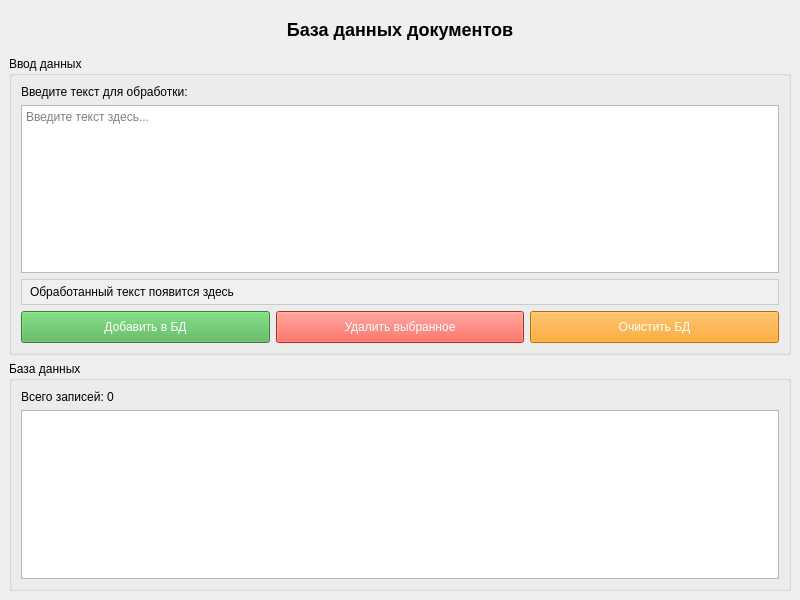
<?xml version="1.0" encoding="UTF-8"?>
<ui version="4.0">
 <class>MainWindow</class>
 <widget class="QMainWindow" name="MainWindow">
  <property name="geometry">
   <rect>
    <x>0</x>
    <y>0</y>
    <width>800</width>
    <height>600</height>
   </rect>
  </property>
  <property name="windowTitle">
   <string>Обработчик документов</string>
  </property>
  <widget class="QWidget" name="centralWidget">
   <layout class="QVBoxLayout" name="verticalLayout">
    <item>
     <widget class="QLabel" name="titleLabel">
      <property name="text">
       <string>База данных документов</string>
      </property>
      <property name="alignment">
       <set>Qt::AlignCenter</set>
      </property>
      <property name="styleSheet">
       <string notr="true">font-size: 18px; font-weight: bold; margin: 10px;</string>
      </property>
     </widget>
    </item>
    <item>
     <widget class="QGroupBox" name="inputGroup">
      <property name="title">
       <string>Ввод данных</string>
      </property>
      <layout class="QVBoxLayout" name="verticalLayout_2">
       <item>
        <widget class="QLabel" name="inputLabel">
         <property name="text">
          <string>Введите текст для обработки:</string>
         </property>
        </widget>
       </item>
       <item>
        <widget class="QTextEdit" name="originalTextEdit">
         <property name="placeholderText">
          <string>Введите текст здесь...</string>
         </property>
        </widget>
       </item>
       <item>
        <widget class="QLabel" name="processedTextLabel">
         <property name="text">
          <string>Обработанный текст появится здесь</string>
         </property>
         <property name="styleSheet">
          <string notr="true">background-color: #f0f0f0; padding: 5px; border: 1px solid #ccc;</string>
         </property>
        </widget>
       </item>
       <item>
        <layout class="QHBoxLayout" name="buttonLayout">
         <item>
          <widget class="QPushButton" name="addButton">
           <property name="text">
            <string>Добавить в БД</string>
           </property>
           <property name="styleSheet">
            <string notr="true">QPushButton { background-color: #4CAF50; color: white; padding: 8px; }</string>
           </property>
          </widget>
         </item>
         <item>
          <widget class="QPushButton" name="deleteButton">
           <property name="text">
            <string>Удалить выбранное</string>
           </property>
           <property name="styleSheet">
            <string notr="true">QPushButton { background-color: #f44336; color: white; padding: 8px; }</string>
           </property>
          </widget>
         </item>
         <item>
          <widget class="QPushButton" name="clearButton">
           <property name="text">
            <string>Очистить БД</string>
           </property>
           <property name="styleSheet">
            <string notr="true">QPushButton { background-color: #ff9800; color: white; padding: 8px; }</string>
           </property>
          </widget>
         </item>
        </layout>
       </item>
      </layout>
     </widget>
    </item>
    <item>
     <widget class="QGroupBox" name="databaseGroup">
      <property name="title">
       <string>База данных</string>
      </property>
      <layout class="QVBoxLayout" name="verticalLayout_3">
       <item>
        <widget class="QLabel" name="statusLabel">
         <property name="text">
          <string>Всего записей: 0</string>
         </property>
        </widget>
       </item>
       <item>
        <widget class="QTableView" name="tableView"/>
       </item>
      </layout>
     </widget>
    </item>
   </layout>
  </widget>
 </widget>
 <resources/>
 <connections/>
</ui>
